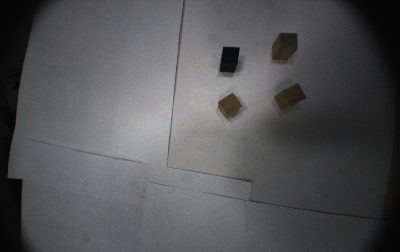
#> input picture white_background1.png, 400 x 252 px
$ jupyter execute thresholding_and_watershed_function.ipynb
#> lines starting #> are read from the running program, lines starting #| are printed output that depends on the picture; after the words box and inside, x2 and y2 are one past the last pixel; in counts of white or black regions, pixels touching at a corner belong together
#> further down, image is the input picture: shape (252, 400, 3); mean B, G, R 86.6, 84.7, 84.5
[cell 1]
import numpy as np
import imutils
import cv2
import matplotlib.pyplot as plt
import time
from scipy.spatial import distance as dist
from matplotlib.colors import hsv_to_rgb

[cell 2]
# display an image in grayscale
def im_gray(img):
    plt.figure()
    plt.imshow(img, cmap= 'gray')

# display an image in color
def im(img):
    plt.figure()
    plt.imshow(img)

# downsample colored image enough times such that the area of the image is below 1000 sq pix
# rows * cols / x^2 < area
# x^2 > rows * cols / area
# x > sqrt(rows * cols / area)
# [28 lines left out: functions downsample, find_average_color, not called in this run]

# kills off the top part
def robot_crop(img):
    #TODO fix robot crop
    return img[:220, 70:350, :]

# [14 lines left out: function compute_color_rgb, not called in this run]


def compute_color_hue(image, c):
    # c original dim: (2, n)
    # c target dim: (n, 1, 2)
    c = np.array([[c[:,i][1], c[:,i][0]] for i in range(c.shape[1])])

    # construct a mask for the contour, then compute the
    # average L*a*b* value for the masked region
    mask = np.zeros(image.shape[:2], dtype="uint8")
    cv2.drawContours(mask, [c], -1, 255, -1)
    im_gray(mask)
    mask = cv2.erode(mask, None, iterations=2)
    # im_gray(mask)
    mean_h = cv2.mean(image, mask=mask)[0]
    mean_s = cv2.mean(image, mask=mask)[1]
    mean_v = cv2.mean(image, mask=mask)[2]
    mean = np.array([mean_h, mean_s, mean_v])

    # return the name of the color with the smallest distance
    return mean #todo

[cell 3]
def get_centers(image):
    original_shape = image.shape
#> original_shape = (252, 400, 3)

    # load image as <rgb> and crop if necessary
    image = cv2.cvtColor(image.astype('uint8'), cv2.COLOR_BGR2RGB)
    image = robot_crop(image)

    # downsample and find average <hsv> background color
    image_hsv = cv2.cvtColor(image, cv2.COLOR_RGB2HSV)
#> image_hsv: shape (220, 280, 3); mean H, S, V 97.9, 13, 105.6
    #image_hsv_ds = downsample(image_hsv, 10000)
    #image_hsv_ds_avg = find_average_color(image_hsv_ds)

    # color threshold on <hsv>, then gaussian filter
    #image_hsv = cv2.cvtColor(image, cv2.COLOR_RGB2HSV)
    diff_s = image_hsv[:,:,1] - 0 * np.ones(np.shape(image_hsv)[0:2])
    diff_v = image_hsv[:,:,2]
    #mask = np.logical_or(diff_s > 20, diff_v < 30)
    mask = diff_s > 20
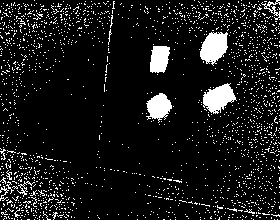
#> mask: shape (220, 280) bool; 9.8% white; 1877 white regions (1864 under 20 px), largest, box (x1, y1, x2, y2) and area: (200, 32, 228, 66) 648, (203, 83, 237, 114) 625, (146, 93, 172, 123) 483
    mask_int = mask.astype('uint8')
    mask_int = (mask_int / np.max(mask_int) * 255).astype('uint8')
    mask_filtered_gauss = cv2.GaussianBlur(mask_int, (7, 7), 0)
    mask_filtered_gauss = cv2.threshold(mask_filtered_gauss, 254, 256, cv2.THRESH_BINARY)[1]
#> mask_filtered_gauss: shape (220, 280); 1.7% white; 4 white regions, box (x1, y1, x2, y2) and area: (203, 37, 224, 58) 325, (206, 88, 231, 108) 281, (150, 97, 168, 115) 212, (153, 49, 166, 69) 206

    # morphological opening/closing to remove extra noise
    #TODO figure out the resolution problem
    kernel = np.ones((3,3), np.uint8)
    closing = cv2.morphologyEx(mask_filtered_gauss, cv2.MORPH_CLOSE, kernel, iterations = 2)
    opening = cv2.morphologyEx(closing, cv2.MORPH_OPEN, kernel, iterations = 2)
#> opening: shape (220, 280); 1.6% white; 4 white regions, box (x1, y1, x2, y2) and area: (204, 37, 224, 57) 321, (207, 89, 230, 107) 271, (151, 98, 167, 115) 206, (153, 49, 165, 69) 202
    thresh = opening

    # finding sure background area
    sure_bg = cv2.dilate(thresh,kernel,iterations=3)
#> sure_bg: shape (220, 280); 3.3% white; 4 white regions, box (x1, y1, x2, y2) and area: (201, 34, 227, 60) 597, (204, 86, 233, 110) 553, (148, 95, 170, 118) 440, (150, 46, 168, 72) 430

    # finding sure foreground area
    dist_transform = cv2.distanceTransform(opening, cv2.DIST_L2, 0)
    ret, sure_fg = cv2.threshold(dist_transform, 0.4*dist_transform.max(), 255, 0)
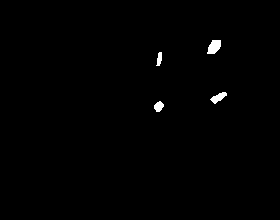
#> sure_fg: shape (220, 280) float32; 0.62% white; 4 white regions, box (x1, y1, x2, y2) and area: (207, 40, 221, 54) 144, (210, 92, 227, 104) 102, (154, 101, 164, 112) 76, (156, 52, 162, 66) 57
#> ret = 3.39

    # finding unknown region
    sure_fg = np.uint8(sure_fg)
    unknown = cv2.subtract(sure_bg, sure_fg)
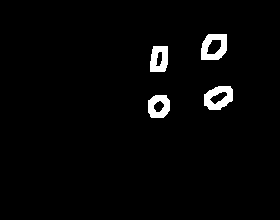
#> unknown: shape (220, 280); 2.7% white; 4 white regions, box (x1, y1, x2, y2) and area: (201, 34, 227, 60) 453, (204, 86, 233, 110) 451, (150, 46, 168, 72) 373, (148, 95, 170, 118) 364

    # marker labelling
    ret, markers = cv2.connectedComponents(sure_fg)
#> markers: shape (220, 280) int32; 5 distinct labels, from 0 to 4
#> ret = 5
    # add one to all labels so that sure background is not 0, but 1
    markers = markers+1
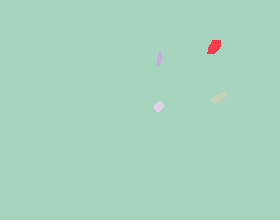
#> markers: shape (220, 280) int32; 5 distinct labels, from 1 to 5; one colour per label, 0 black
    # now, mark the region of unknown with zero
    markers[unknown==255] = 0
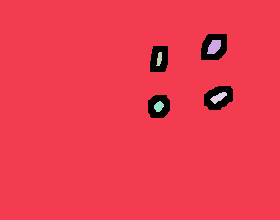
#> markers: shape (220, 280) int32; 6 distinct labels, from 0 to 5; one colour per label, 0 black

    # run watershed algorithm
    image_copy = np.copy(image)
    markers = cv2.watershed(image_copy, markers)
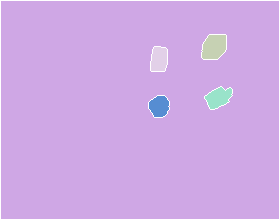
#> markers: shape (220, 280) int32; 6 distinct labels, from -1 to 5; one colour per label, 0 black, -1 white
    image_copy[markers == -1] = [255,0,0]
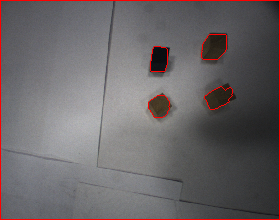
#> image_copy: shape (220, 280, 3); mean R, G, B 106.5, 100.9, 102.9

    # iterate through markers and find centers
    num_blocks = np.max(markers) - 1
#> num_blocks = 4
    print('number of blocks detected: ' + str(num_blocks))
#| number of blocks detected: 4
    centers = np.zeros((num_blocks, 2)).astype('uint16')
#> centers = [[0, 0], [0, 0], [0, 0], [0, 0]]
    fig=plt.figure(figsize=(8, 8))
    index = 0
    res = []
    for marker in range(2, 2 + num_blocks):
        # average all the pixels
        cnt = np.array(np.where(markers == marker))
        color = compute_color_hue(image_hsv, cnt)
        print("color: {}".format(color))
        color = [int(c) for c in color]
        index += 1
        fig.add_subplot(8, 8, index)
        color_image = np.array([[[color[0], color[1], color[2]]]]).astype('uint8')
        print("hsv_original: {}".format(color_image))
        color_image = cv2.cvtColor(color_image, cv2.COLOR_HSV2RGB)
        plt.imshow(color_image)
        print("rgb_transformed: {}".format(color_image))
        color_image = cv2.cvtColor(color_image, cv2.COLOR_RGB2HSV)
        print("hsv_transformed: {}".format(color_image))
        #color_image = hsv_to_rgb(color_image)

        #cnt2 = np.reshape(cnt, (cnt.shape[2], 1, 2))
        #print(cnt2[:5])
        coords = np.mean(np.array(np.where(markers == marker)), axis = 1).astype('uint16')
        centers[marker - 2, :] = coords

        #Upscaling coords to be in actual pixel coordinates. Possibly flip y axis.
        #coords *= np.sqrt(10000)
        #coords[1] = original_shape[1] - coords[1]

        res.append([coords, color])
        cv2.circle(image_copy, (coords[1], coords[0]), 2, (0, 255, 0), -1)
#> this loop made 4 passes
#> (mean_h in compute_color_hue, mean_s in compute_color_hue, mean_v in compute_color_hue, color, color_image, coords) on passes 1 to 3: (17.84, 96.75, 42.65, [17, 96, 42], [[17, 97, 42]], [46, 213]), (106, 78.44, 17.61, [105, 78, 17], [[108, 75, 17]], [58, 158]), (18.35, 100.4, 43.17, [18, 100, 43], [[18, 101, 43]], [97, 218])
#> (mean_h in compute_color_hue, mean_s in compute_color_hue, mean_v in compute_color_hue, color_image, coords) on pass 4: (18.15, 115.8, 69.26, [[18, 115, 69]], [105, 158])
#> (printed output is left out)
#> pass 1, in compute_color_hue, `mask = cv2.erode(mask, None, iterations=2)`:
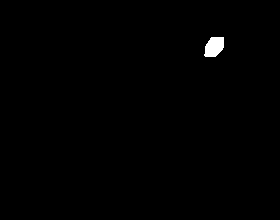
#> mask: shape (220, 280); 0.51% white; 1 white region, box (x1, y1, x2, y2) and area: (204, 37, 224, 57) 315
#> after the loop: image_copy: shape (220, 280, 3); 0.08% of pixels changed, all inside (x1, y1, x2, y2) = (156, 44, 221, 108)
#> after the loop, centers = [[46, 213], [58, 158], [97, 218], [105, 158]]; index = 4; res = [[[46, 213], [17, 96, 42]], [[58, 158], [105, 78, 17]], [[97, 218], [18, 100, 43]], [[105, 158], [18, 115, 69]]]
    #plt.show()
    print('centers: \n' + str(centers))
#| centers:
#| [[ 46 213]
#|  [ 58 158]
#|  [ 97 218]
#|  [105 158]]
    #cv2.imwrite('output.jpg', image_copy)
    return res, image_copy

    # write outputs to another topic

[cell 4]
testim = np.array([[[255]], [[10]], [[20]]]).reshape((1, 1, 3)).astype('uint8')
testim_hsv = cv2.cvtColor(testim, cv2.COLOR_RGB2HSV)
print(testim_hsv)
testim_recover = cv2.cvtColor(testim_hsv, cv2.COLOR_HSV2RGB)
print(testim_recover)

[cell 5]
t = time.time()
image= cv2.imread("white_background1.png")
result, processed_image = get_centers(image)
#> result has the same summary as res in get_centers
print('total time: ' + str(time.time() - t))
im(processed_image)
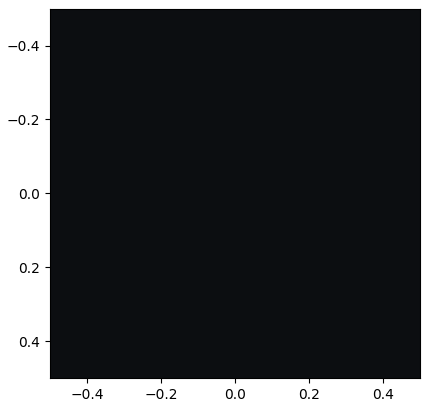
#> figure drawn by matplotlib, 1 panel
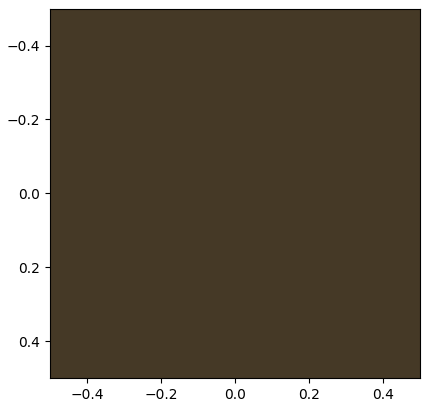
#> figure drawn by matplotlib, 1 panel
